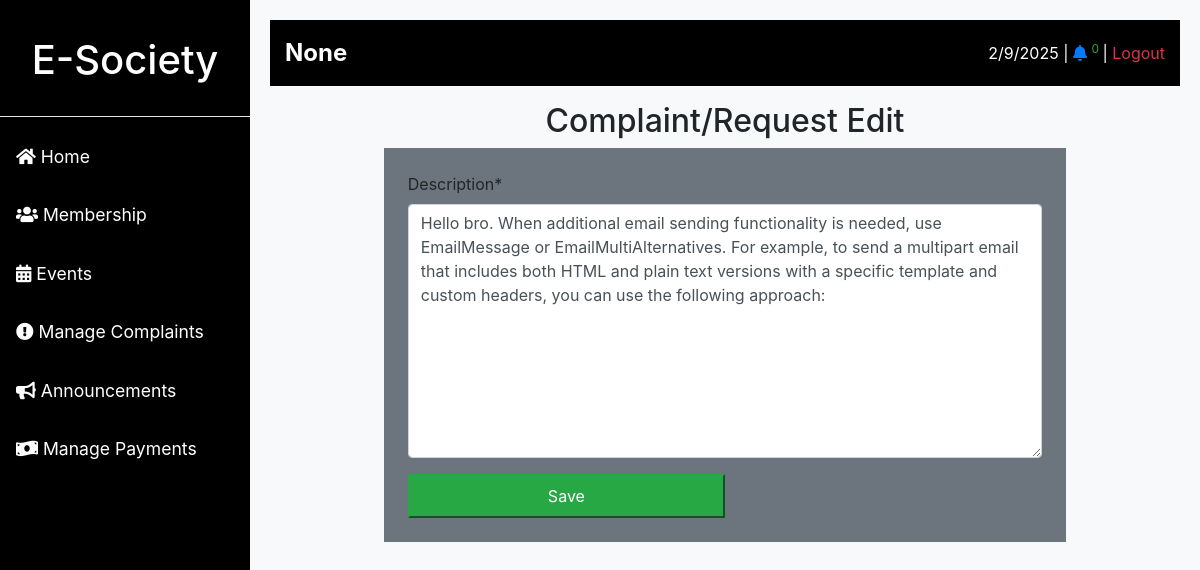
Screenshot of /complaint/edit/7/ (signed in) with the database file from the repository.
### base/models.py (models this page shows, shortened)
class User(AbstractUser):
    second_name = models.CharField(max_length=20, null=True)
    age = models.PositiveIntegerField(null=True)
    gender = models.ForeignKey(Gender, null=True, on_delete=models.CASCADE)
    marital_status = models.ForeignKey(MaritalStatus, null=True, on_delete=models.CASCADE)
    phone = models.PositiveIntegerField(null=True, unique=True)
    email = models.CharField(max_length=50, null=True, unique=True)
    society = models.ForeignKey(Society, null=True, on_delete=models.CASCADE)
    USERNAME_FIELD = 'email'
    REQUIRED_FIELDS = []

class Society(models.Model):
    name = models.CharField(max_length=100, null=True, unique=True)
    certificate = models.ImageField(upload_to="certificates/", null=True)

class Complaint(models.Model):
        user = models.ForeignKey(User, null=True, on_delete=models.CASCADE)
        description = models.TextField(null=True)
        date = models.DateField(null=True)
        is_solved = models.BooleanField(default=False)

### base/views.py (the view)
# urls.py: path('complaint/edit/<int:id>/', views.complaint_edit, name='complaint-edit-url'),
@login_required(login_url='signin-url')
def complaint_edit(request, id):
        complaint = Complaint.objects.get(id=id)
        form = complaintAddForm(instance=complaint)
        if request.method == 'POST':
            form = complaintAddForm(request.POST, instance=complaint)
            if form.is_valid():
                form.save()
                messages.success(request, 'Complaint updated successfully')
                return redirect('complaints-url')
        return render(request, 'members/complaint_edit.html', {'form': form, 'complaint': complaint})

### base/forms.py
class complaintAddForm(forms.ModelForm):
    class Meta:
        model = Complaint
        fields = ['description']

### base/context_processors.py (called while the page is built)
def notification_count(request):
    event_count = 0
    if request.user.is_authenticated:
        complaints = Complaint.objects.filter(
            user__society=request.user.society, is_solved=False
        )
        events = Event.objects.filter(society__user=request.user, is_done=False)
        count = complaints.count() + events.count()
        event_count = events.count()
    else:
        count = 0  # If user is not logged in, return 0
    return {"notification_count": count, "events_count": event_count}

    def process_request(self, request):
        otps = OTP.objects.filter(is_used=False)
        for otp in otps:
            expire_time = otp.expire_time
            if expire_time <= timezone.now():
                otp.is_used = True
                otp.save()
                otp.delete()
        return None

### templates/members/complaint_edit.html (shortened to what this page needs)
{% extends "main.html" %}
{% load crispy_forms_filters %}
{% block content %}
<h2 class="text-center">Complaint/Request Edit</h2>
<form class="bg-secondary w-75 m-auto p-4" action="{% url 'complaint-edit-url' complaint.id %}" method="post">
    {{form|crispy}}
    <input class="btn-success w-50 p-2" type="submit" value="Save">
</form>
{% endblock %}

### templates/main.html (shortened to what this page needs)
{% load static %}
<!DOCTYPE html>
<html lang="en">
<head>
    <link href="https://stackpath.bootstrapcdn.com/bootstrap/4.5.2/css/bootstrap.min.css" rel="stylesheet">
    <link rel="stylesheet" href="https://cdnjs.cloudflare.com/ajax/libs/font-awesome/5.15.4/css/all.min.css">
    <link rel="stylesheet" href="{% static 'bootstrap/css/main.css' %}">
</head>
<body>
<div class="main-container">
    <div class="sidebar">
        <h1 class="w-100 text-center text-white p-3">
            E-Society
        </h1>
        <hr class="bg-white">
        {% if request.user.is_authenticated %}
            <a href="{% url 'dashboard-url' %}" class="btn text-left">
                <i class="fas fa-home"></i> Home
            </a>
            <a href="{% url 'members-url' %}" class="btn text-left">
                <i class="fas fa-users"></i> Membership
            </a>
            <a href="{% url 'events-url' %}" class="btn text-left">
                <i class="fas fa-calendar-alt"></i> Events
            </a>
            <a href="{% url 'complaints-url' %}" class="btn text-left">
                <i class="fas fa-exclamation-circle"></i> Manage Complaints
            </a>
            <a href="#" class="btn text-left">
                <i class="fas fa-bullhorn"></i> Announcements
            </a>
            <a href="#" class="btn text-left">
                <i class="fas fa-money-bill-wave"></i> Manage Payments
            </a>
        {% endif %}
    </div>
    <div class="content" >
        <div class="top-nav mb-3">
            <div class="society-name">
                <span>{{ request.user.society.name }}</span>
            </div>
            {% if request.user.is_authenticated %}
                <div>
                    <span id="current-date"></span> |
                    <span>
                        <a href="{% url 'complaints-url' %}">
                            <i class="fas fa-bell"></i>
                            <sup class="text-success">
                                {{ notification_count }}
                            </sup>
                        </a>
                    </span> |
                    <a href="{% url 'logout-url' %}" class="text-danger">Logout</a>
                </div>
            {% endif %}
        </div>
        {% block content %}{% endblock %}
    </div>
</div>
</body>
</html>

### rows the page displays
User: user.society.name "None"
Complaint: description "Hello bro. When additional email sending functionality is needed, use EmailMessage or EmailMultiAlternatives. For example, to send a multipart email that includes both HTML and plain text versions with a specific template and custom headers, you can use the following approach:"

### other values shown
{{ notification_count }} "0"
